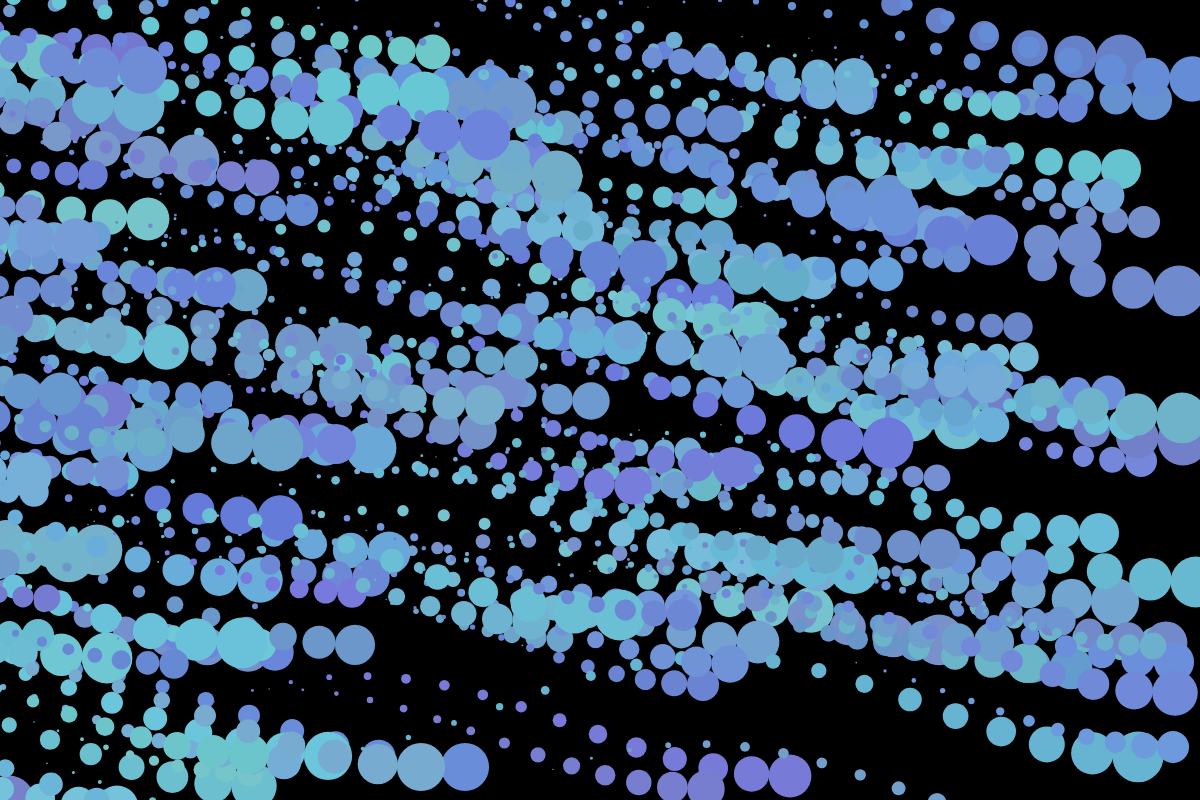
Frame 1 (no input)
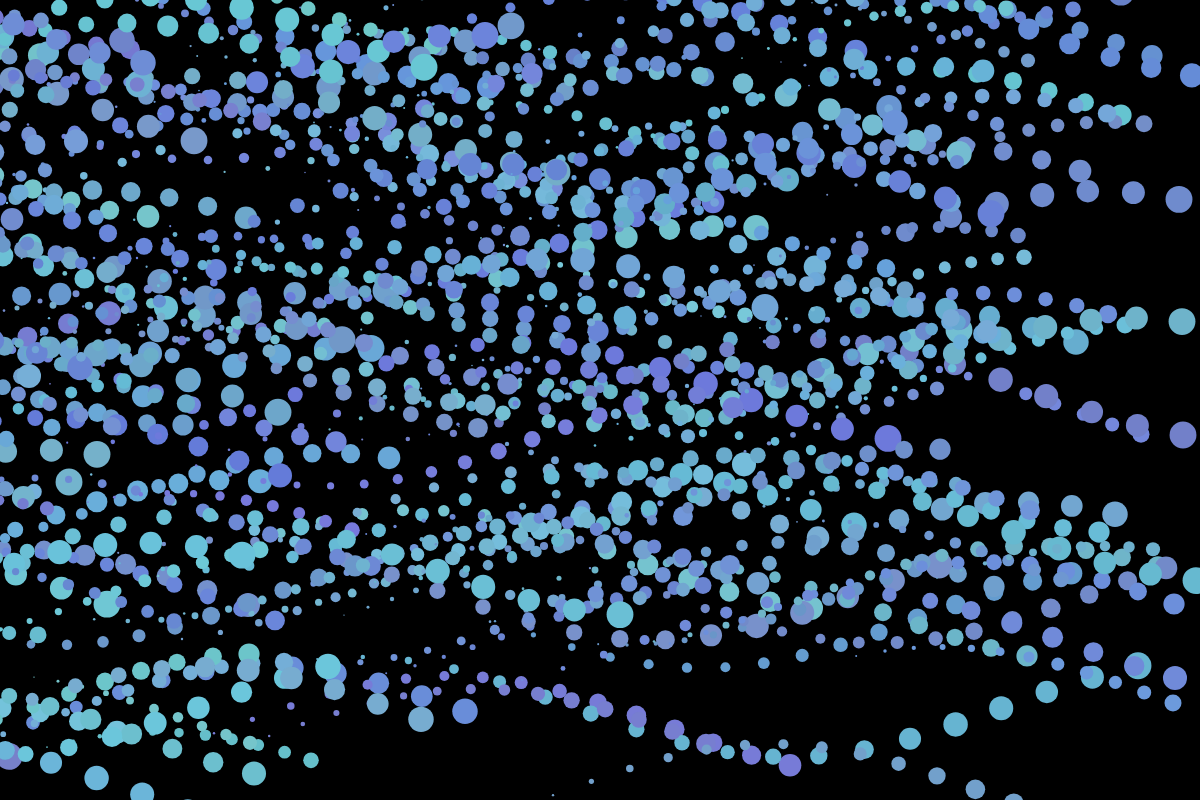
Frame 60 (no input)
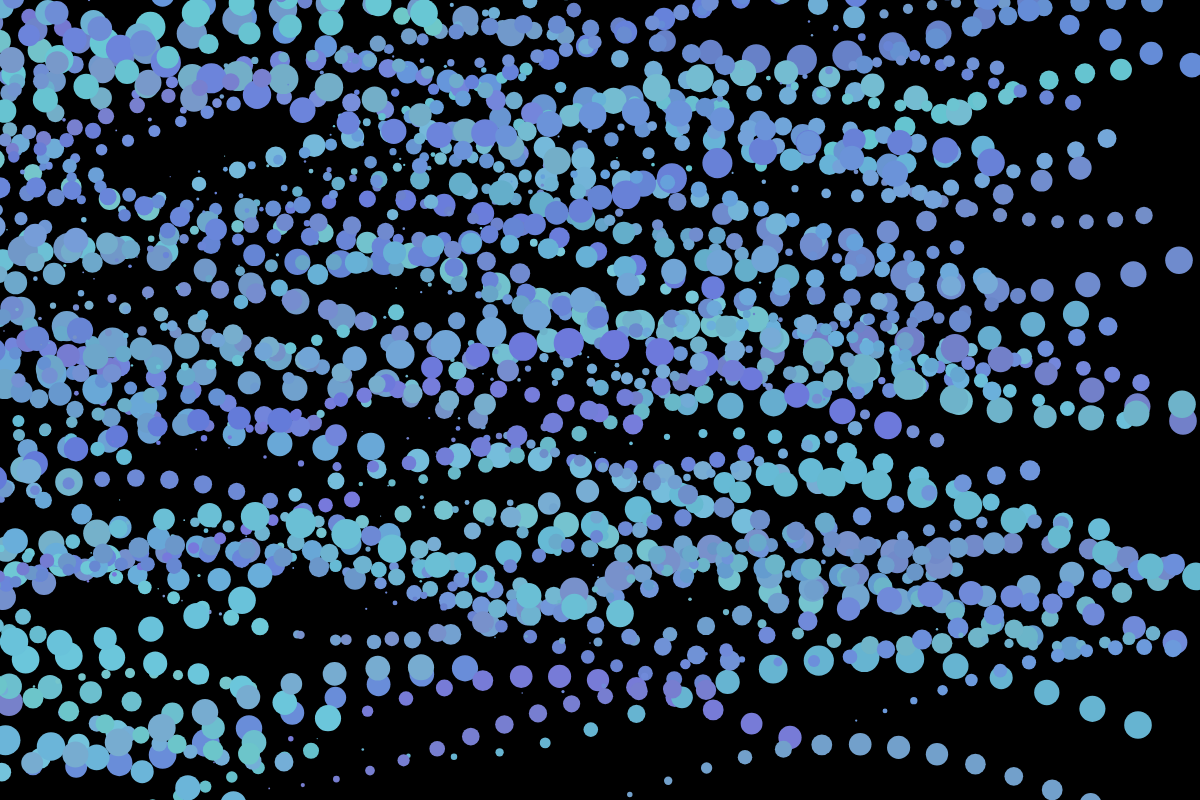
Frame 120 (the mouse pressed at the canvas centre since frame 60)

The p5.js sketch that drew these frames (run headless with seeded random() and noise() and a simulated clock; from frame 60 on, the mouse is pressed at the canvas centre):

// p5.js sketch
// ── sketch.js
let el = 200;
let n = new Array(el).fill(0);
let x = new Array(el).fill(0);
let y = new Array(el).fill(0);
let sp = new Array(el).fill(0);
let c = [];

function setup() {
  createCanvas(1200, 800);
  for (let i = 0; i < x.length; i++) {
    n[i] = int(random(10, 20));
    x[i] = int(random(width));
    y[i] = int(random(height));
    sp[i] = random(4.0);
    c[i] = color(random(100, 120), random(120, 200), random(200, 220));
  }
}

function draw() {
  background(0);
  for (let i = 0; i < x.length; i++) {
    nyoro(n[i], x[i], y[i], c[i], sp[i], true);
  }
}

function nyoro(n, x, y, c, sp, doFill) {
  for (let i = 0; i < n; i++) {
    if (doFill) {
      noStroke();
      fill(c, (n - i) * 255 / n);
    } else {
      noFill();
      stroke(c, (n - i) * 255 / n);
    }
    ellipse(
      x - n * i * width / 500,
      y + 50 * cos(radians(n * i + frameCount * sp)),
      (n - i) * 4 * noise(float(i * 10 + frameCount) / 100),
      (n - i) * 4 * noise(float(i * 10 + frameCount) / 100)
    );
  }
}
